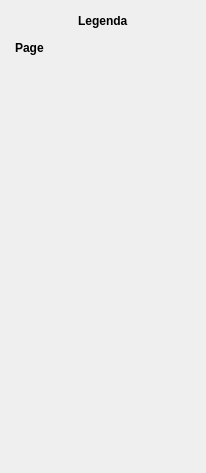
<?xml version="1.0" encoding="UTF-8"?>
<ui version="4.0">
 <class>Legenda</class>
 <widget class="QWidget" name="Legenda">
  <property name="geometry">
   <rect>
    <x>0</x>
    <y>0</y>
    <width>206</width>
    <height>473</height>
   </rect>
  </property>
  <property name="windowTitle">
   <string>Legenda</string>
  </property>
  <property name="styleSheet">
   <string notr="true">QToolBox::tab{
    background: qlineargradient(x1: 0, y1: 0, x2: 0, y2: 1,
                                             stop: 0    #DDDDDD, 
                                             stop: 0.4 #D8D8D8,
                                             stop: 0.5 #D3D3D3,
                                             stop: 1.0 #CFCFCF);
    border-radius: 5px;
    color: black;
    font-weight: normal;
}

QToolBox::tab:selected{
    font-weight: bold;
    color: black;
}</string>
  </property>
  <layout class="QVBoxLayout" name="verticalLayout">
   <item>
    <layout class="QHBoxLayout" name="horizontalLayout">
     <property name="sizeConstraint">
      <enum>QLayout::SetFixedSize</enum>
     </property>
     <item>
      <spacer name="horizontalSpacer">
       <property name="orientation">
        <enum>Qt::Horizontal</enum>
       </property>
       <property name="sizeHint" stdset="0">
        <size>
         <width>40</width>
         <height>20</height>
        </size>
       </property>
      </spacer>
     </item>
     <item>
      <widget class="QLabel" name="label">
       <property name="text">
        <string>&lt;b&gt;Legenda&lt;/b&gt;</string>
       </property>
      </widget>
     </item>
     <item>
      <spacer name="horizontalSpacer_2">
       <property name="orientation">
        <enum>Qt::Horizontal</enum>
       </property>
       <property name="sizeHint" stdset="0">
        <size>
         <width>40</width>
         <height>20</height>
        </size>
       </property>
      </spacer>
     </item>
    </layout>
   </item>
   <item>
    <widget class="QToolBox" name="paginas">
     <property name="currentIndex">
      <number>0</number>
     </property>
     <widget class="QWidget" name="page_2">
      <attribute name="label">
       <string>Page</string>
      </attribute>
     </widget>
    </widget>
   </item>
   <item>
    <spacer name="verticalSpacer">
     <property name="orientation">
      <enum>Qt::Vertical</enum>
     </property>
     <property name="sizeHint" stdset="0">
      <size>
       <width>10</width>
       <height>0</height>
      </size>
     </property>
    </spacer>
   </item>
  </layout>
 </widget>
 <resources>
  <include location="../imgs/imgs.qrc"/>
 </resources>
 <connections/>
</ui>
